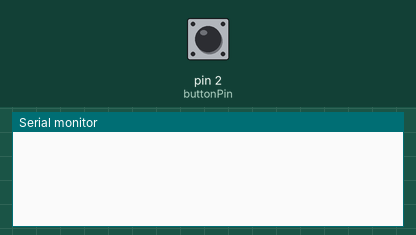
A sketch run on a simulated Arduino Uno, built with avr-gcc and run on an emulated ATmega328P. Parts: the last lines printed to the serial monitor. The test bench sets the inputs (shaded band); at power-on: pin 2 (buttonPin) HIGH.

Above: at 1.2 s.
1.3 s: pin 2 (buttonPin) pulled LOW for 0.15 s
At 2.4 s:
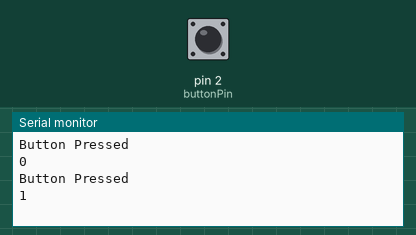
2.9 s: pin 2 (buttonPin) pulled LOW for 1 s
At 4.3 s:
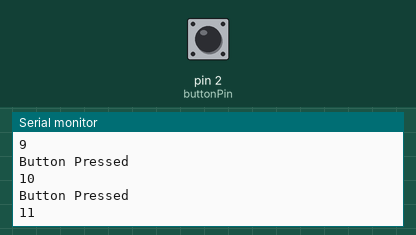
5.4 s: pin 2 (buttonPin) pulled LOW for 0.15 s
At 6.9 s:
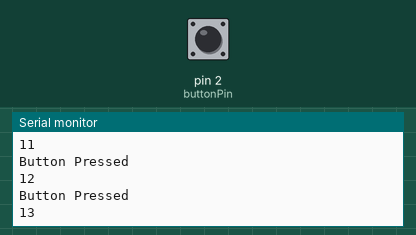
Timing chart, 0 to 8.4 s (numbered marks = the images above; inputs shaded):
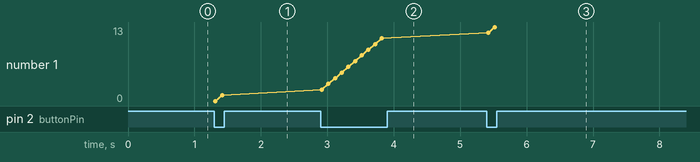

Measured:
- after the input at 1.3 s, the serial monitor: prints a new line at once (image 1)
- after the input at 2.9 s, the serial monitor: prints a new line at once (image 2)
- after the input at 5.4 s, the serial monitor: prints a new line at once (image 3)
- plotted number 1: 1 → 11 after the input at 2.9 s, 11 → 13 after the input at 5.4 s

The sketch:

11_Push_Button.ino
```cpp
/*
 *
 * This code is to interface 2/4 legs Push Button to Arduino/Node MCU
 *
 * Connect 1K - 10K resistor to Vin/5V pin on Arduino/Node MCU
 * Connect Push Buttons one leg to resistor just connected to 5V/Vin
 * Connect Push Buttons same leg to D2 pin of Arduino/Node MCU
 * Connect other leg of Push Button to GND on Arduino/Node MCU
 *
 *
 * Upload the following code and test the output
 */

#define buttonPin 2  //Change to D2 for Node MCU
bool buttonState = 0;
unsigned int Counter = 0;

void setup()
{
  pinMode(buttonPin, INPUT);
  Serial.begin(9600);
}

void loop()
{
  buttonState = digitalRead(buttonPin);
  if(buttonState == LOW)
  {
    Serial.println("Button Pressed");
    Serial.println(Counter++);
  }
  delay(100);
}
```
